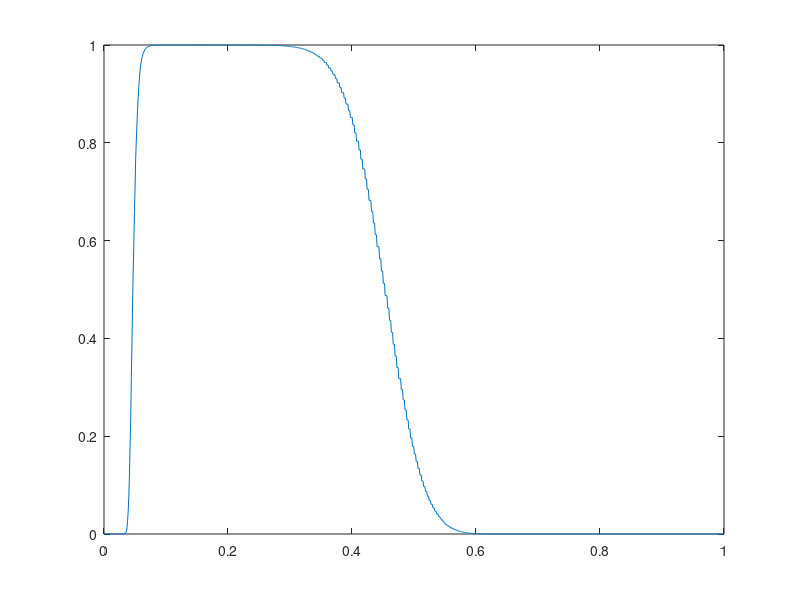
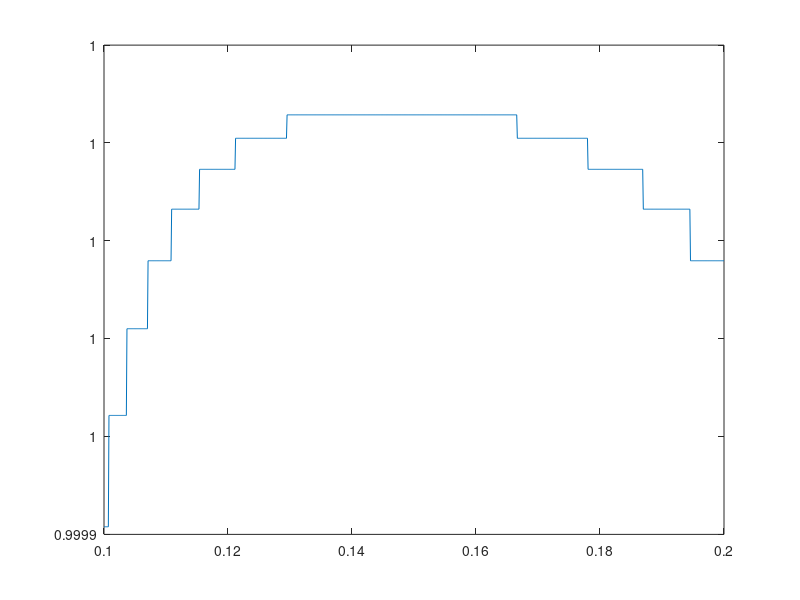

Write MATLAB code to recreate these figures, in order.
clear all;
clc;
close all;

N = 1000;
H = 0:N;
T = zeros(1, length(H));
T0 = 1;
target = 10^9;

f_space = linspace(0, 1, 1000);  %linspace(0.1, 0.2, 1000);
probabilities = zeros(1, length(f_space));
for j = 1:length(f_space)
    f = f_space(j); 
    for i = 1:length(H);
        T(i) = T0 * (1-f)^(N-H(i))*(1+2*f)^H(i); 
    end;

    logPDF = zeros(1, length(H));
    for i = 1:length(H);
        logPDF(i) = gammaln(N+1) - ( gammaln(H(i)+1) + gammaln(N-H(i)+1) );    
    end;
    maxValue = max(logPDF);
    logPDF = logPDF - maxValue;
    pdf = exp(logPDF) / sum(exp(logPDF));
  
    for i =1:length(pdf);
        if(T(i) >= target)
            probabilities(j) = probabilities(j) + pdf(i);
        end;
    end;
end;

figure();
plot(f_space, probabilities);

%zoom in on the interval with the maximum
f_space = linspace(0.1, 0.2, 1000);
probabilities = zeros(1, length(f_space));
for j = 1:length(f_space)
    f = f_space(j); 
    for i = 1:length(H);
        T(i) = T0 * (1-f)^(N-H(i))*(1+2*f)^H(i); 
    end;

    logPDF = zeros(1, length(H));
    for i = 1:length(H);
        logPDF(i) = gammaln(N+1) - ( gammaln(H(i)+1) + gammaln(N-H(i)+1) );    
    end;
    maxValue = max(logPDF);
    logPDF = logPDF - maxValue;
    pdf = exp(logPDF) / sum(exp(logPDF));
  
    for i =1:length(pdf);
        if(T(i) >= target)
            probabilities(j) = probabilities(j) + pdf(i);
        end;
    end;
end;

figure();
plot(f_space, probabilities);

[answer, index] = max(probabilities);
fprintf('The probability is %.12f \n', answer);